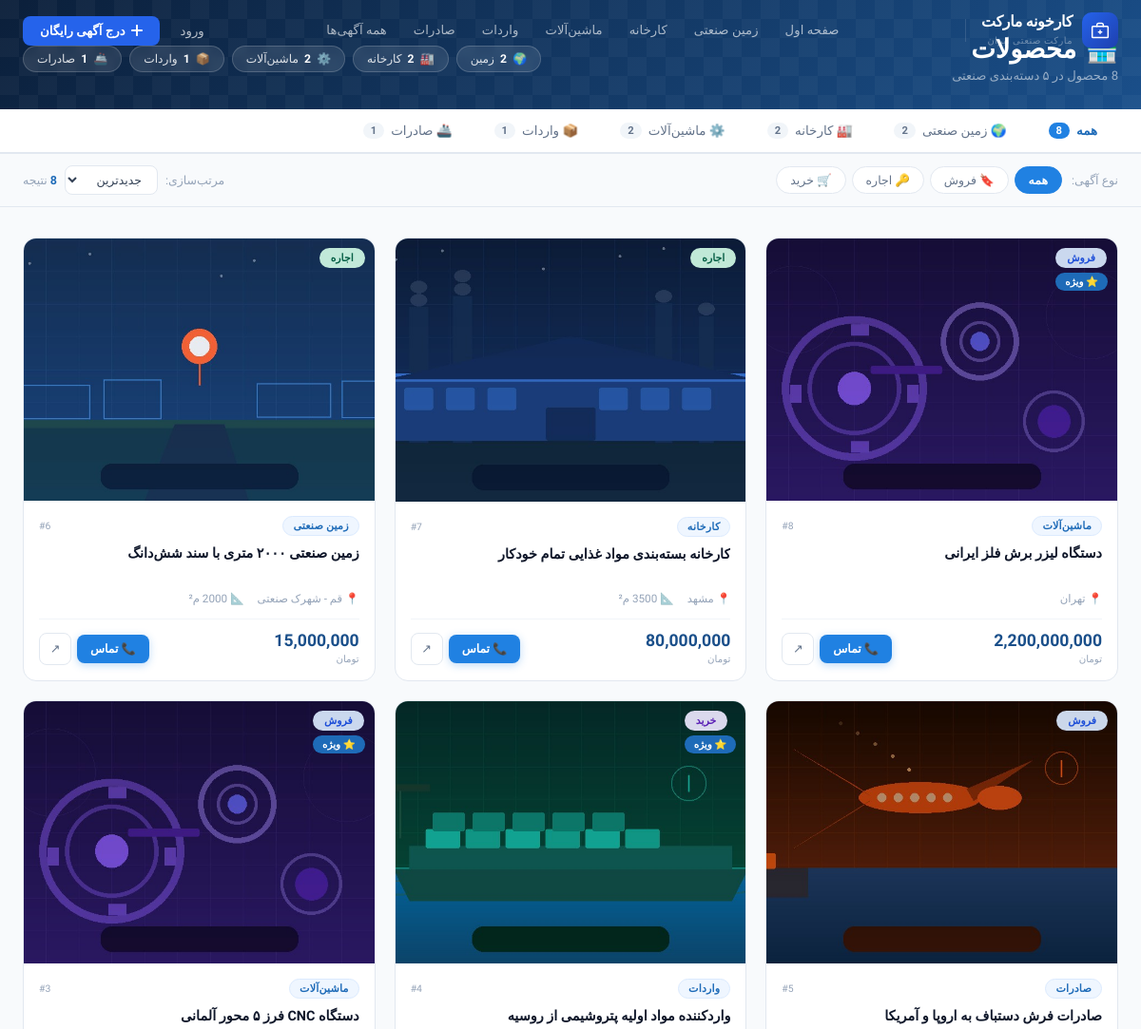
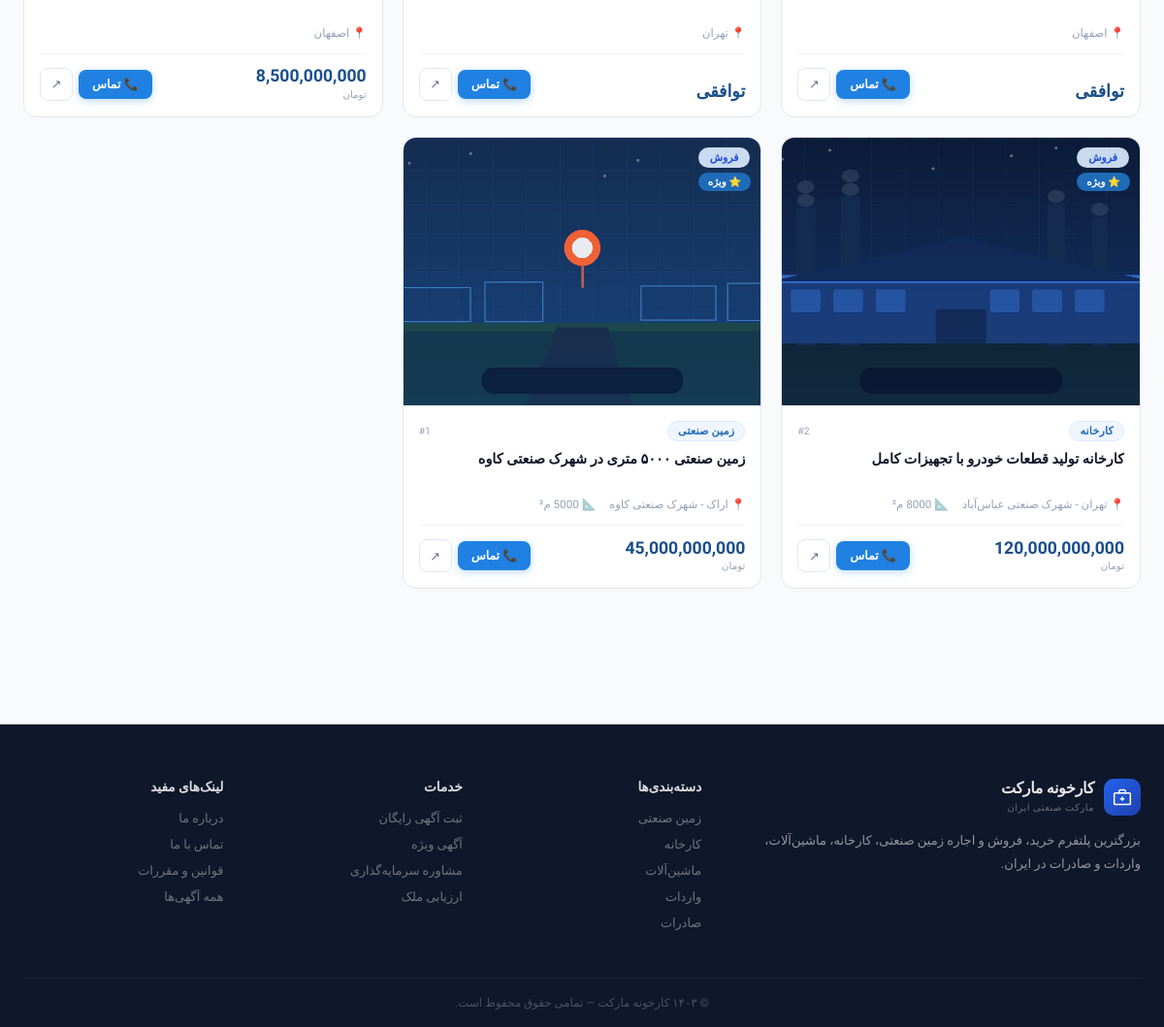
Screenshot of /products/ with the database file from the repository (2 pictures, top to bottom).
### core/models.py (models this page shows, shortened)
class Listing(models.Model):
    title = models.CharField(max_length=200, verbose_name='عنوان')
    category = models.CharField(max_length=20, choices=CATEGORY_CHOICES, verbose_name='دسته‌بندی')
    status = models.CharField(max_length=10, choices=STATUS_CHOICES, default='sale', verbose_name='نوع آگهی')
    description = models.TextField(verbose_name='توضیحات')
    price = models.BigIntegerField(null=True, blank=True, verbose_name='قیمت (تومان)')
    area = models.FloatField(null=True, blank=True, verbose_name='مساحت (متر مربع)')
    location = models.CharField(max_length=200, verbose_name='موقعیت')
    image = models.ImageField(upload_to='listings/', null=True, blank=True, verbose_name='تصویر')
    contact = models.CharField(max_length=50, verbose_name='تلفن تماس')
    owner = models.ForeignKey(User, on_delete=models.SET_NULL, null=True, blank=True, related_name='listings', verbose_name='کاربر')
    created_at = models.DateTimeField(auto_now_add=True)
    is_featured = models.BooleanField(default=False, verbose_name='ویژه')
    is_active = models.BooleanField(default=True, verbose_name='فعال')
    class Meta:
        verbose_name = 'آگهی'
        verbose_name_plural = 'آگهی‌ها'
        ordering = ['-created_at']
    def formatted_price(self):
        if self.price:
            return f"{self.price:,}"
        return 'توافقی'

### core/views.py (the view)
# urls.py: path('products/', views.products, name='products'),
def products(request):
    qs = Listing.objects.all()
    stats = {
        'all': qs.count(),
        'land': qs.filter(category='land').count(),
        'factory': qs.filter(category='factory').count(),
        'machinery': qs.filter(category='machinery').count(),
        'import': qs.filter(category='import').count(),
        'export': qs.filter(category='export').count(),
        'product': qs.filter(category='product').count(),
        'sale': qs.filter(status='sale').count(),
        'rent': qs.filter(status='rent').count(),
        'buy': qs.filter(status='buy').count(),
    }
    return render(request, 'core/products.html', {
        'listings': qs,
        'stats': stats,
        'categories': CATEGORY_CHOICES,
        'statuses': STATUS_CHOICES,
    })

### core/templates/core/products.html (shortened to what this page needs)
{% extends 'core/base.html' %}
{% block content %}
<div class="products-hero">
    <div class="container">
        <div class="products-hero-inner">
            <div>
                <h1>🏪 <span data-i18n="nav.products">محصولات</span></h1>
                <p>{{ stats.all }} محصول در ۵ دسته‌بندی صنعتی</p>
            </div>
            <div class="hero-stat-chips">
                <div class="hero-stat-chip">🌍 <strong>{{ stats.land }}</strong> زمین</div>
                <div class="hero-stat-chip">🏭 <strong>{{ stats.factory }}</strong> کارخانه</div>
                <div class="hero-stat-chip">⚙️ <strong>{{ stats.machinery }}</strong> ماشین‌آلات</div>
                <div class="hero-stat-chip">📦 <strong>{{ stats.import }}</strong> واردات</div>
                <div class="hero-stat-chip">🚢 <strong>{{ stats.export }}</strong> صادرات</div>
            </div>
        </div>
    </div>
</div>
<div class="tabs-bar">
    <div class="container">
        <div class="tabs-nav">
            <button class="tab-btn active" data-tab="all">
                همه <span class="tab-count">{{ stats.all }}</span>
            </button>
            <button class="tab-btn" data-tab="land">
                🌍 زمین صنعتی <span class="tab-count">{{ stats.land }}</span>
            </button>
            <button class="tab-btn" data-tab="factory">
                🏭 کارخانه <span class="tab-count">{{ stats.factory }}</span>
            </button>
            <button class="tab-btn" data-tab="machinery">
                ⚙️ ماشین‌آلات <span class="tab-count">{{ stats.machinery }}</span>
            </button>
            <button class="tab-btn" data-tab="import">
                📦 واردات <span class="tab-count">{{ stats.import }}</span>
            </button>
            <button class="tab-btn" data-tab="export">
                🚢 صادرات <span class="tab-count">{{ stats.export }}</span>
            </button>
        </div>
    </div>
</div>
<div class="products-filter">
    <div class="container">
        <div class="filter-row">
            <div class="filter-left">
                <span class="filter-label">نوع آگهی:</span>
                <div class="status-chips">
                    <button class="status-chip active" data-status="all">همه</button>
                    <button class="status-chip" data-status="sale">🔖 فروش</button>
                    <button class="status-chip" data-status="rent">🔑 اجاره</button>
                    <button class="status-chip" data-status="buy">🛒 خرید</button>
                </div>
            </div>
            <div class="filter-right">
                <span class="sort-label">مرتب‌سازی:</span>
                <select class="sort-select" id="sortSelect">
                    <option value="newest">جدیدترین</option>
                </select>
                <span class="results-info"><strong id="resultsCount">{{ stats.all }}</strong> نتیجه</span>
            </div>
        </div>
    </div>
</div>
<section class="products-section">
    <div class="container">
        <div class="products-grid" id="productsGrid">
            {% for item in listings %}
            <div class="product-card"
                 data-category="{{ item.category }}"
                 data-status="{{ item.status }}"
                 data-price="{{ item.price|default:0 }}"
                 data-id="{{ item.pk }}">
                <div class="pc-img">
                    {% if item.image %}
                        <img src="{{ item.image.url }}" alt="{{ item.title }}">
                    {% else %}
                        <div class="pc-placeholder">
                            {% if item.category == 'land' %}🌍{% elif item.category == 'factory' %}🏭{% elif item.category == 'machinery' %}⚙️{% elif item.category == 'import' %}📦{% else %}🚢{% endif %}
                        </div>
                    {% endif %}
                    <div class="pc-badges">
                        <span class="pc-status badge-{{ item.status }}">{{ item.get_status_display }}</span>
                        {% if item.is_featured %}<span class="pc-vip">⭐ ویژه</span>{% endif %}
                    </div>
                </div>
                <div class="pc-body">
                    <div class="pc-header">
                        <span class="pc-cat">{{ item.get_category_display }}</span>
                        <span class="pc-id">#{{ item.pk }}</span>
                    </div>
                    <div class="pc-title">{{ item.title }}</div>
                    <div class="pc-meta">
                        <span>📍 {{ item.location }}</span>
                        {% if item.area %}<span>📐 {{ item.area|floatformat:0 }} م²</span>{% endif %}
                    </div>
                    <div class="pc-divider"></div>
                    <div class="pc-footer">
                        <div class="pc-price-wrap">
                            <div class="pc-price">{{ item.formatted_price }}</div>
                            {% if item.price %}<div class="pc-price-unit">تومان</div>{% endif %}
                        </div>
                        <div class="pc-actions">
                            <a href="tel:{{ item.contact }}" class="pc-contact">📞 تماس</a>
                            <a href="{% url 'listing_detail' item.pk %}" class="pc-detail" title="جزئیات">↗</a>
                        </div>
                    </div>
                </div>
            </div>
            {% empty %}
            <div class="products-empty" style="display:flex;">
                <div class="empty-icon">📦</div>
                <h3>هنوز محصولی ثبت نشده</h3>
                <p>اولین محصول را از پنل ادمین اضافه کنید.</p>
            </div>
            {% endfor %}
        </div>
    </div>
</section>
{% endblock %}

### core/templates/core/base.html (style rules this page uses)
:root { --blue-900: #0B1F3A; --blue-800: #103460; --blue-700: #1A4F8A; --blue-600: #1E6BB8; --blue-500: #2081E2; --blue-400: #4A9CF5; --blue-100: #DBEAFE; --blue-50: #EFF6FF; --white: #FFFFFF; --gray-50: #F8FAFC; --gray-100: #F1F5F9; --gray-200: #E2E8F0; --gray-400: #94A3B8; --gray-500: #64748B; --gray-700: #334155; --gray-900: #0F172A; --text: #1E293B; --radius: 14px; --radius-sm: 8px; --shadow-sm: 0 1px 3px rgba(0,0,0,0.06), 0 1px 2px rgba(0,0,0,0.04); --shadow: 0 4px 16px rgba(0,0,0,0.07); --shadow-md: 0 8px 32px rgba(0,0,0,0.10); }
* { margin: 0; padding: 0; box-sizing: border-box; }
body { font-family: 'Vazirmatn', sans-serif; background: var(--gray-50); color: var(--text); direction: rtl; -webkit-font-smoothing: antialiased; }
a { text-decoration: none; color: inherit; }
.container { max-width: 1240px; margin: 0 auto; padding: 0 24px; }
.badge-sale { background: rgba(219,234,254,0.92); color: #1D4ED8; }
.badge-rent { background: rgba(209,250,229,0.92); color: #065F46; }
.badge-buy { background: rgba(237,233,254,0.92); color: #5B21B6; }

### rows the page displays
Listing: image (picture), status "فروش", is_featured "⭐ ویژه", category "ماشین‌آلات", pk "8", title "دستگاه لیزر برش فلز ایرانی", location "تهران", formatted_price "2,200,000,000", shows "تومان"
Listing: image (picture), status "اجاره", category "کارخانه", pk "7", title "کارخانه بسته‌بندی مواد غذایی تمام خودکار", location "مشهد", formatted_price "80,000,000", shows "تومان"
Listing: image (picture), status "اجاره", category "زمین صنعتی", pk "6", title "زمین صنعتی ۲۰۰۰ متری با سند شش‌دانگ", location "قم - شهرک صنعتی", formatted_price "15,000,000", shows "تومان"
Listing: image (picture), status "فروش", category "صادرات", pk "5", title "صادرات فرش دستباف به اروپا و آمریکا", location "اصفهان", formatted_price "توافقی"
Listing: image (picture), status "خرید", is_featured "⭐ ویژه", category "واردات", pk "4", title "واردکننده مواد اولیه پتروشیمی از روسیه", location "تهران", formatted_price "توافقی"
Listing: image (picture), status "فروش", is_featured "⭐ ویژه", category "ماشین‌آلات", pk "3", title "دستگاه CNC فرز ۵ محور آلمانی", location "اصفهان", formatted_price "8,500,000,000", shows "تومان"
Listing: image (picture), status "فروش", is_featured "⭐ ویژه", category "کارخانه", pk "2", title "کارخانه تولید قطعات خودرو با تجهیزات کامل", location "تهران - شهرک صنعتی عباس‌آباد", formatted_price "120,000,000,000", shows "تومان"
Listing: image (picture), status "فروش", is_featured "⭐ ویژه", category "زمین صنعتی", pk "1", title "زمین صنعتی ۵۰۰۰ متری در شهرک صنعتی کاوه", location "اراک - شهرک صنعتی کاوه", formatted_price "45,000,000,000", shows "تومان"

### other values shown
{{ stats.land }} "2"
{{ stats.factory }} "2"
{{ stats.machinery }} "2"
{{ stats.import }} "1"
{{ stats.export }} "1"
{{ stats.all }} "8"
